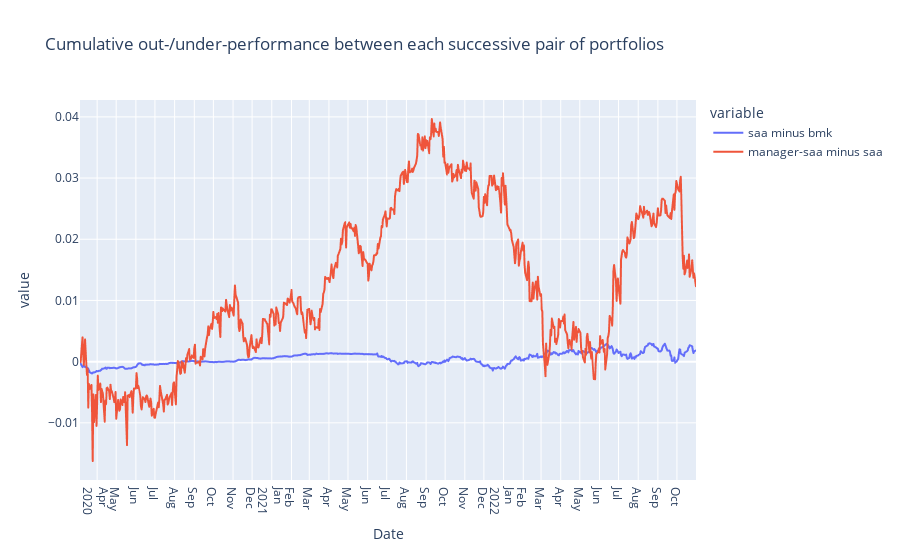

The cell this chart's notebook holds for it:
### Code cell
fig = px.line(cumulative_outperformance, x=cumulative_outperformance.index, y=cumulative_outperformance.columns,

            title='Cumulative out-/under-performance between each successive pair of portfolios')

fig.update_xaxes(
    dtick="M1",
    tickformat="%b\n%Y")
fig.show()

### Figure 1 — Plotly figure (JSON) as saved in the notebook; plotly's stock layout.template omitted (floating-point values rounded to 4 significant figures; data arrays with more than 128 entries replaced by an {"elided": "..."} marker saying what was removed)
{"data": [{"hovertemplate": "variable=saa minus bmk<br>Date=%{x}<br>value=%{y}<extra></extra>", "legendgroup": "saa minus bmk", "line": {"color": "#636efa", "dash": "solid"}, "mode": "lines", "name": "saa minus bmk", "showlegend": true, "type": "scattergl", "x": {"elided": "693 str values"}, "xaxis": "x", "y": {"elided": "693 float values"}, "yaxis": "y"}, {"hovertemplate": "variable=manager-saa minus saa<br>Date=%{x}<br>value=%{y}<extra></extra>", "legendgroup": "manager-saa minus saa", "line": {"color": "#EF553B", "dash": "solid"}, "mode": "lines", "name": "manager-saa minus saa", "showlegend": true, "type": "scattergl", "x": {"elided": "693 str values"}, "xaxis": "x", "y": {"elided": "693 float values"}, "yaxis": "y"}], "layout": {"legend": {"title": {"text": "variable"}, "tracegroupgap": 0}, "title": {"text": "Cumulative out-/under-performance between each successive pair of portfolios"}, "xaxis": {"anchor": "y", "domain": [0, 1], "dtick": "M1", "tickformat": "%b\n%Y", "title": {"text": "Date"}}, "yaxis": {"anchor": "x", "domain": [0, 1], "title": {"text": "value"}}}}
